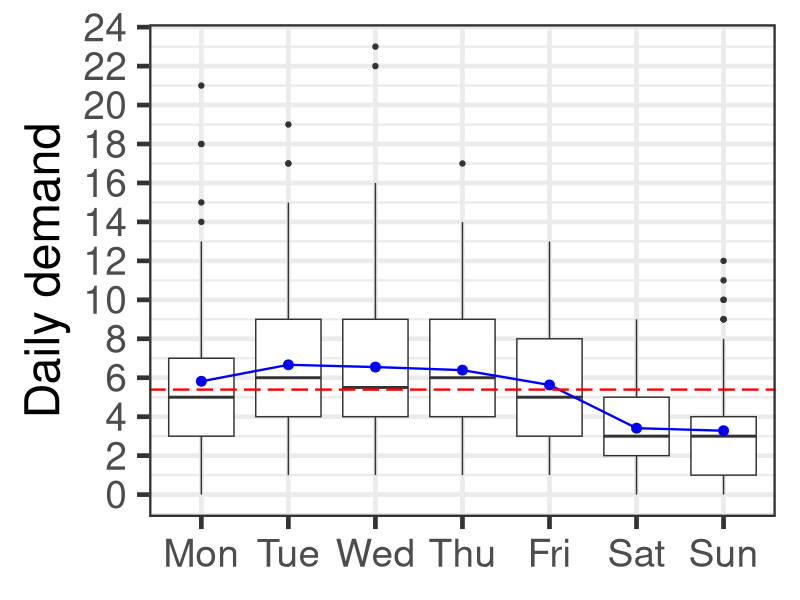
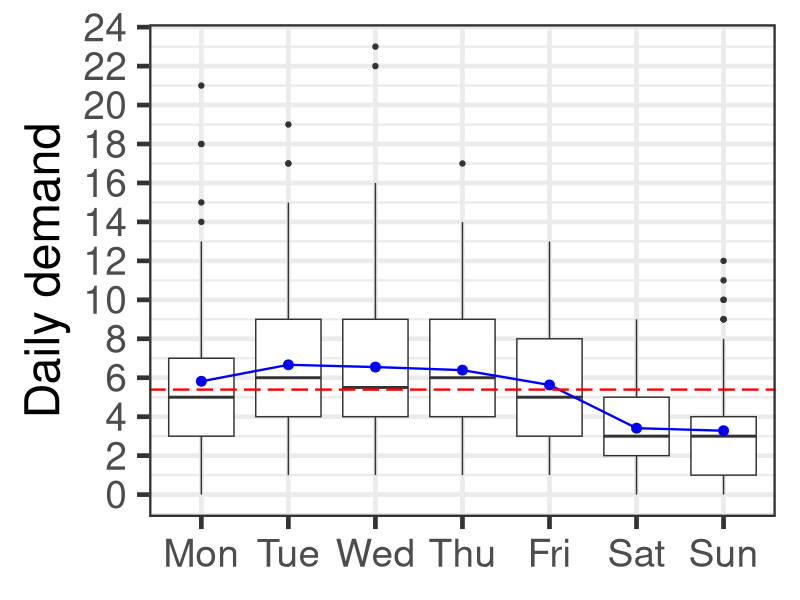

Write R code to recreate these figures, in order.
# Load required libraries
library(lubridate) # For working with dates
library(dplyr)    # For data manipulation
library(ggplot2)  # For data visualization

#############################################
########### Simulate Data ###################
#############################################

# Define size and prob parameters for each day of the week
size <- c(3.497361, 10.985837, 7.183407, 11.064622, 5.930222, 5.473242, 2.193797)
prob <- c(
  size[1] / (size[1] + 5.660569),
  size[2] / (size[2] + 6.922555),
  size[3] / (size[3] + 6.504332),
  size[4] / (size[4] + 6.165049),
  size[5] / (size[5] + 5.816060),
  size[6] / (size[6] + 3.326408),
  size[7] / (size[7] + 3.426814)
)

# Generate the sequence of dates
dates <- seq(as.Date("2015-01-01"), as.Date("2016-12-31"), by = "day")

# Map days of the week to indices (Monday = 1, Sunday = 7)
day_indices <- wday(dates, week_start = 1)

# Generate random demand for each day
set.seed(123) # For reproducibility
demand <- sapply(day_indices, function(day) {
  rnbinom(1, size = size[day], prob = prob[day])
})

# Combine dates and demands into a data frame
result <- data.frame(Date = dates, Demand = demand)

#############################################

# Add a column for day of the week and reorder levels for proper plotting order
result$day <- wday(result$Date, label = TRUE)
result <- within(result, day <- factor(day, levels = c("Mon", "Tue", "Wed", "Thu", "Fri", "Sat", "Sun")))

# Calculate the overall mean of daily demand
dMean <- result %>%
  summarise(MN = mean(Demand))

# Calculate the mean demand for each day of the week
DOWMean <- result %>%
  group_by(day) %>%
  summarise(MN = mean(Demand), .groups = 'drop')

# Define custom plot colors and transparency
color <- c("Black", "Black")
alpha_color <- c(1, 1)
alpha_fill <- c(0.6, 0.2)

# Save the plot as a PDF with a custom size of 14 x 7.5 inches
result %>%
  ggplot(mapping = aes(x = day, y = Demand)) +
  # Boxplot for daily Demands
  geom_boxplot() +
  # Add mean points for each day of the week
  geom_point(data = DOWMean,
             mapping = aes(x = day, y = MN),
             color = "blue", size = 3) +
  # Line connecting the mean points
  geom_line(data = DOWMean,
            mapping = aes(x = day, y = MN, group = 1),
            color = "blue", size = 0.8) +
  # Horizontal line for overall mean
  geom_hline(data = dMean, aes(yintercept = MN),
             linetype = 'longdash', colour = "red", size = 0.8) +
  # Clean white background and customize font size
  theme_bw(base_size = 35) +
  theme(axis.title.x = element_blank()) +
  # Customize y-axis scale
  scale_y_continuous(breaks = seq(0, 30, 2)) +
  ylab("Daily demand") +
  # Remove legend
  theme(legend.position = 'none') +
  # Apply custom color scales with transparency
  scale_fill_manual(values = alpha(color, alpha_fill)) +
  scale_color_manual(values = alpha(color, alpha_color))

# Save the plot as a PDF
ggsave("Figure 10 - Simulated.pdf", width = 14, height = 7.5, units = "in")
